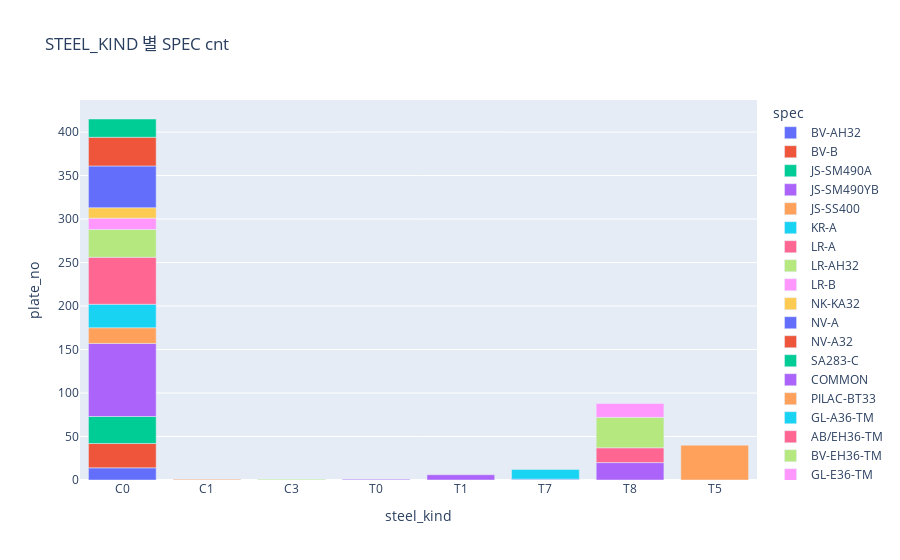

The code cell stored with this chart in its notebook:
### Code cell
fig_01 = px.bar(group_01, x='steel_kind', y='plate_no', color='spec', title='STEEL_KIND 별 SPEC cnt')
fig_01.show()

### Figure 1 — Plotly figure (JSON) as saved in the notebook; plotly's stock layout.template omitted (floating-point values rounded to 4 significant figures)
{"data": [{"alignmentgroup": "True", "hovertemplate": "spec=BV-AH32<br>steel_kind=%{x}<br>plate_no=%{y}<extra></extra>", "legendgroup": "BV-AH32", "marker": {"color": "#636efa", "pattern": {"shape": ""}}, "name": "BV-AH32", "offsetgroup": "BV-AH32", "orientation": "v", "showlegend": true, "textposition": "auto", "type": "bar", "x": ["C0"], "xaxis": "x", "y": [14], "yaxis": "y"}, {"alignmentgroup": "True", "hovertemplate": "spec=BV-B<br>steel_kind=%{x}<br>plate_no=%{y}<extra></extra>", "legendgroup": "BV-B", "marker": {"color": "#EF553B", "pattern": {"shape": ""}}, "name": "BV-B", "offsetgroup": "BV-B", "orientation": "v", "showlegend": true, "textposition": "auto", "type": "bar", "x": ["C0"], "xaxis": "x", "y": [28], "yaxis": "y"}, {"alignmentgroup": "True", "hovertemplate": "spec=JS-SM490A<br>steel_kind=%{x}<br>plate_no=%{y}<extra></extra>", "legendgroup": "JS-SM490A", "marker": {"color": "#00cc96", "pattern": {"shape": ""}}, "name": "JS-SM490A", "offsetgroup": "JS-SM490A", "orientation": "v", "showlegend": true, "textposition": "auto", "type": "bar", "x": ["C0"], "xaxis": "x", "y": [31], "yaxis": "y"}, {"alignmentgroup": "True", "hovertemplate": "spec=JS-SM490YB<br>steel_kind=%{x}<br>plate_no=%{y}<extra></extra>", "legendgroup": "JS-SM490YB", "marker": {"color": "#ab63fa", "pattern": {"shape": ""}}, "name": "JS-SM490YB", "offsetgroup": "JS-SM490YB", "orientation": "v", "showlegend": true, "textposition": "auto", "type": "bar", "x": ["C0"], "xaxis": "x", "y": [84], "yaxis": "y"}, {"alignmentgroup": "True", "hovertemplate": "spec=JS-SS400<br>steel_kind=%{x}<br>plate_no=%{y}<extra></extra>", "legendgroup": "JS-SS400", "marker": {"color": "#FFA15A", "pattern": {"shape": ""}}, "name": "JS-SS400", "offsetgroup": "JS-SS400", "orientation": "v", "showlegend": true, "textposition": "auto", "type": "bar", "x": ["C0", "C1"], "xaxis": "x", "y": [18, 1], "yaxis": "y"}, {"alignmentgroup": "True", "hovertemplate": "spec=KR-A<br>steel_kind=%{x}<br>plate_no=%{y}<extra></extra>", "legendgroup": "KR-A", "marker": {"color": "#19d3f3", "pattern": {"shape": ""}}, "name": "KR-A", "offsetgroup": "KR-A", "orientation": "v", "showlegend": true, "textposition": "auto", "type": "bar", "x": ["C0"], "xaxis": "x", "y": [27], "yaxis": "y"}, {"alignmentgroup": "True", "hovertemplate": "spec=LR-A<br>steel_kind=%{x}<br>plate_no=%{y}<extra></extra>", "legendgroup": "LR-A", "marker": {"color": "#FF6692", "pattern": {"shape": ""}}, "name": "LR-A", "offsetgroup": "LR-A", "orientation": "v", "showlegend": true, "textposition": "auto", "type": "bar", "x": ["C0"], "xaxis": "x", "y": [54], "yaxis": "y"}, {"alignmentgroup": "True", "hovertemplate": "spec=LR-AH32<br>steel_kind=%{x}<br>plate_no=%{y}<extra></extra>", "legendgroup": "LR-AH32", "marker": {"color": "#B6E880", "pattern": {"shape": ""}}, "name": "LR-AH32", "offsetgroup": "LR-AH32", "orientation": "v", "showlegend": true, "textposition": "auto", "type": "bar", "x": ["C0", "C3"], "xaxis": "x", "y": [32, 1], "yaxis": "y"}, {"alignmentgroup": "True", "hovertemplate": "spec=LR-B<br>steel_kind=%{x}<br>plate_no=%{y}<extra></extra>", "legendgroup": "LR-B", "marker": {"color": "#FF97FF", "pattern": {"shape": ""}}, "name": "LR-B", "offsetgroup": "LR-B", "orientation": "v", "showlegend": true, "textposition": "auto", "type": "bar", "x": ["C0"], "xaxis": "x", "y": [13], "yaxis": "y"}, {"alignmentgroup": "True", "hovertemplate": "spec=NK-KA32<br>steel_kind=%{x}<br>plate_no=%{y}<extra></extra>", "legendgroup": "NK-KA32", "marker": {"color": "#FECB52", "pattern": {"shape": ""}}, "name": "NK-KA32", "offsetgroup": "NK-KA32", "orientation": "v", "showlegend": true, "textposition": "auto", "type": "bar", "x": ["C0"], "xaxis": "x", "y": [12], "yaxis": "y"}, {"alignmentgroup": "True", "hovertemplate": "spec=NV-A<br>steel_kind=%{x}<br>plate_no=%{y}<extra></extra>", "legendgroup": "NV-A", "marker": {"color": "#636efa", "pattern": {"shape": ""}}, "name": "NV-A", "offsetgroup": "NV-A", "orientation": "v", "showlegend": true, "textposition": "auto", "type": "bar", "x": ["C0"], "xaxis": "x", "y": [48], "yaxis": "y"}, {"alignmentgroup": "True", "hovertemplate": "spec=NV-A32<br>steel_kind=%{x}<br>plate_no=%{y}<extra></extra>", "legendgroup": "NV-A32", "marker": {"color": "#EF553B", "pattern": {"shape": ""}}, "name": "NV-A32", "offsetgroup": "NV-A32", "orientation": "v", "showlegend": true, "textposition": "auto", "type": "bar", "x": ["C0"], "xaxis": "x", "y": [33], "yaxis": "y"}, {"alignmentgroup": "True", "hovertemplate": "spec=SA283-C<br>steel_kind=%{x}<br>plate_no=%{y}<extra></extra>", "legendgroup": "SA283-C", "marker": {"color": "#00cc96", "pattern": {"shape": ""}}, "name": "SA283-C", "offsetgroup": "SA283-C", "orientation": "v", "showlegend": true, "textposition": "auto", "type": "bar", "x": ["C0"], "xaxis": "x", "y": [21], "yaxis": "y"}, {"alignmentgroup": "True", "hovertemplate": "spec=COMMON<br>steel_kind=%{x}<br>plate_no=%{y}<extra></extra>", "legendgroup": "COMMON", "marker": {"color": "#ab63fa", "pattern": {"shape": ""}}, "name": "COMMON", "offsetgroup": "COMMON", "orientation": "v", "showlegend": true, "textposition": "auto", "type": "bar", "x": ["T0", "T1", "T7", "T8"], "xaxis": "x", "y": [1, 6, 1, 20], "yaxis": "y"}, {"alignmentgroup": "True", "hovertemplate": "spec=PILAC-BT33<br>steel_kind=%{x}<br>plate_no=%{y}<extra></extra>", "legendgroup": "PILAC-BT33", "marker": {"color": "#FFA15A", "pattern": {"shape": ""}}, "name": "PILAC-BT33", "offsetgroup": "PILAC-BT33", "orientation": "v", "showlegend": true, "textposition": "auto", "type": "bar", "x": ["T5"], "xaxis": "x", "y": [40], "yaxis": "y"}, {"alignmentgroup": "True", "hovertemplate": "spec=GL-A36-TM<br>steel_kind=%{x}<br>plate_no=%{y}<extra></extra>", "legendgroup": "GL-A36-TM", "marker": {"color": "#19d3f3", "pattern": {"shape": ""}}, "name": "GL-A36-TM", "offsetgroup": "GL-A36-TM", "orientation": "v", "showlegend": true, "textposition": "auto", "type": "bar", "x": ["T7"], "xaxis": "x", "y": [11], "yaxis": "y"}, {"alignmentgroup": "True", "hovertemplate": "spec=AB/EH36-TM<br>steel_kind=%{x}<br>plate_no=%{y}<extra></extra>", "legendgroup": "AB/EH36-TM", "marker": {"color": "#FF6692", "pattern": {"shape": ""}}, "name": "AB/EH36-TM", "offsetgroup": "AB/EH36-TM", "orientation": "v", "showlegend": true, "textposition": "auto", "type": "bar", "x": ["T8"], "xaxis": "x", "y": [17], "yaxis": "y"}, {"alignmentgroup": "True", "hovertemplate": "spec=BV-EH36-TM<br>steel_kind=%{x}<br>plate_no=%{y}<extra></extra>", "legendgroup": "BV-EH36-TM", "marker": {"color": "#B6E880", "pattern": {"shape": ""}}, "name": "BV-EH36-TM", "offsetgroup": "BV-EH36-TM", "orientation": "v", "showlegend": true, "textposition": "auto", "type": "bar", "x": ["T8"], "xaxis": "x", "y": [35], "yaxis": "y"}, {"alignmentgroup": "True", "hovertemplate": "spec=GL-E36-TM<br>steel_kind=%{x}<br>plate_no=%{y}<extra></extra>", "legendgroup": "GL-E36-TM", "marker": {"color": "#FF97FF", "pattern": {"shape": ""}}, "name": "GL-E36-TM", "offsetgroup": "GL-E36-TM", "orientation": "v", "showlegend": true, "textposition": "auto", "type": "bar", "x": ["T8"], "xaxis": "x", "y": [16], "yaxis": "y"}], "layout": {"barmode": "relative", "legend": {"title": {"text": "spec"}, "tracegroupgap": 0}, "title": {"text": "STEEL_KIND 별 SPEC cnt"}, "xaxis": {"anchor": "y", "domain": [0, 1], "title": {"text": "steel_kind"}}, "yaxis": {"anchor": "x", "domain": [0, 1], "title": {"text": "plate_no"}}}}
